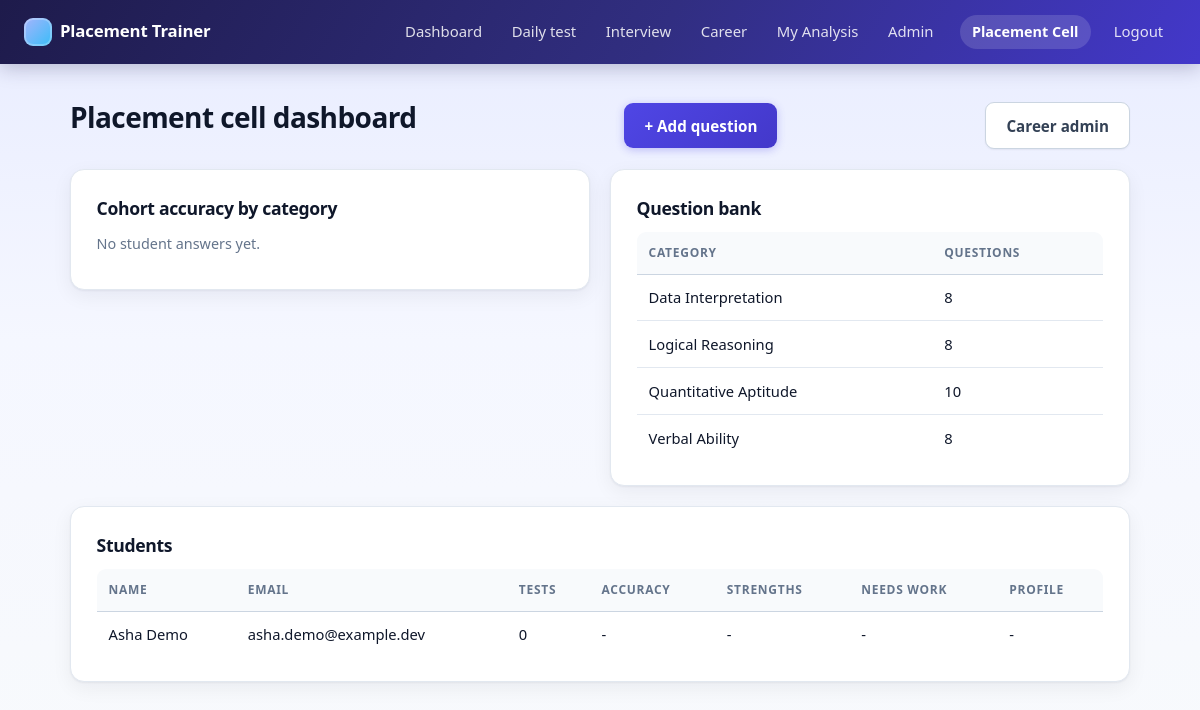
The page /admin (signed in) on the database its author committed.
### tables this page shows
CREATE TABLE users (
    id            INTEGER PRIMARY KEY AUTOINCREMENT,
    name          TEXT NOT NULL,
    email         TEXT UNIQUE NOT NULL,
    password_hash TEXT NOT NULL,
    role          TEXT NOT NULL DEFAULT 'student',
    created_at    TEXT DEFAULT CURRENT_TIMESTAMP
);

CREATE TABLE questions (
    id          INTEGER PRIMARY KEY AUTOINCREMENT,
    category    TEXT NOT NULL,
    difficulty  INTEGER NOT NULL DEFAULT 1,
    text        TEXT NOT NULL,
    option_a    TEXT NOT NULL,
    option_b    TEXT NOT NULL,
    option_c    TEXT NOT NULL,
    option_d    TEXT NOT NULL,
    answer      INTEGER NOT NULL,            -- index 0..3 of the correct option
    explanation TEXT DEFAULT ''
);

### app.py (the view)
@app.route("/admin")
@admin_required
def admin():
    db = get_db()
    students = db.execute(
        "SELECT id, name, email, created_at FROM users WHERE role = 'student' ORDER BY name").fetchall()
    rows = []
    for s in students:
        n = db.execute("SELECT COUNT(*) FROM attempts WHERE user_id = ?", (s["id"],)).fetchone()[0]
        rows.append({"student": s, "attempts": n, "analysis": ml.analyze_user(db, s["id"])})
    bank = db.execute("SELECT category, COUNT(*) AS n FROM questions GROUP BY category ORDER BY category").fetchall()
    return render_template("admin.html", rows=rows, bank=bank, cohort=ml.cohort_summary(db))

### app.py (called while the page is built)
def current_user():
    if "user" not in g:
        uid = session.get("user_id")
        g.user = get_db().execute("SELECT * FROM users WHERE id = ?", (uid,)).fetchone() if uid else None
    return g.user

def admin_required(view):
    @wraps(view)
    def wrapper(*args, **kwargs):
        user = current_user()
        if user is None:
            return redirect(url_for("login"))
        if user["role"] != "admin":
            abort(403)
        return view(*args, **kwargs)
    return wrapper

@app.context_processor
def inject_user():
    return {"me": current_user()}

### db.py (called while the page is built)
def get_db():
    if "db" not in g:
        g.db = sqlite3.connect(DB_PATH)
        g.db.row_factory = sqlite3.Row
        g.db.execute("PRAGMA foreign_keys = ON")
    return g.db

### ml.py (called while the page is built, shortened)
def _smoothed(correct, total):
    return (correct + PRIOR * PRIOR_WEIGHT) / (total + PRIOR_WEIGHT)

def _confidence(total):
    if total < 5:
        return "low"
    if total < RELIABLE_ANSWERS:
        return "medium"
    return "high"

def _load(conn):
    cats = [r["category"] for r in conn.execute(
        "SELECT DISTINCT category FROM questions ORDER BY category")]
    rows = conn.execute(
        """SELECT user_id, category, SUM(is_correct) AS correct, COUNT(*) AS total
           FROM attempt_answers GROUP BY user_id, category""").fetchall()
    stats = {(r["user_id"], r["category"]): (r["correct"], r["total"]) for r in rows}
    return cats, stats

def _history(conn, user_id):
    rows = conn.execute(
        "SELECT score, total FROM attempts WHERE user_id = ? ORDER BY created_at, id",
        (user_id,)).fetchall()
    return [100.0 * r["score"] / r["total"] for r in rows if r["total"]]

def _trend(history):
    if len(history) < 3:
        return None, None

def _cluster_profile(cats, stats, user_id):
    active = sorted({u for (u, _) in stats})
    if user_id not in active or len(active) < MIN_CLUSTER_USERS:
        return None

def cohort_summary(conn):
    rows = conn.execute(
        """SELECT category, COUNT(*) AS answered, SUM(is_correct) AS correct
           FROM attempt_answers GROUP BY category ORDER BY category""").fetchall()
    return [{
        "category": r["category"],
        "answered": r["answered"],
        "accuracy": round(100.0 * r["correct"] / r["answered"], 1),
    } for r in rows]

### templates/admin.html (shortened to what this page needs)
{% extends "base.html" %}
{% block content %}
<div class="quiz-head">
  <h1>Placement cell dashboard</h1>
  <a class="button-link" href="{{ url_for('admin_new_question') }}">+ Add question</a>
  <a class="button-link secondary" href="{{ url_for('admin_career') }}">Career admin</a>
</div>
<div class="grid-2">
  <section class="card">
    <h2>Cohort accuracy by category</h2>
    {% if cohort %}
    <table>
      <thead><tr><th>Category</th><th>Answers</th><th>Accuracy</th></tr></thead>
      <tbody>
      {% for c in cohort %}
        <tr><td>{{ c.category }}</td><td>{{ c.answered }}</td><td>{{ c.accuracy }}%</td></tr>
      {% endfor %}
      </tbody>
    </table>
    {% else %}<p class="muted">No student answers yet.</p>{% endif %}
  </section>
  <section class="card">
    <h2>Question bank</h2>
    <table>
      <thead><tr><th>Category</th><th>Questions</th></tr></thead>
      <tbody>
      {% for b in bank %}<tr><td>{{ b.category }}</td><td>{{ b.n }}</td></tr>{% endfor %}
      </tbody>
    </table>
  </section>
</div>
<section class="card">
  <h2>Students</h2>
  {% if rows %}
  <table>
    <thead>
      <tr><th>Name</th><th>Email</th><th>Tests</th><th>Accuracy</th><th>Strengths</th><th>Needs work</th><th>Profile</th></tr>
    </thead>
    <tbody>
    {% for r in rows %}
      <tr>
        <td>{{ r.student.name }}</td>
        <td>{{ r.student.email }}</td>
        <td>{{ r.attempts }}</td>
        <td>{{ r.analysis.raw_accuracy if r.analysis.raw_accuracy is not none else '-' }}{% if r.analysis.raw_accuracy is not none %}%{% endif %}</td>
        <td>{{ r.analysis.strengths | map(attribute='category') | join(', ') or '-' }}</td>
        <td>{{ r.analysis.weaknesses | map(attribute='category') | join(', ') or '-' }}</td>
        <td>{{ r.analysis.cluster.name if r.analysis.cluster else '-' }}</td>
      </tr>
    {% endfor %}
    </tbody>
  </table>
  {% else %}
    <p class="muted">No students have registered yet.</p>
  {% endif %}
</section>
{% endblock %}

### templates/base.html (shortened to what this page needs)
<!doctype html>
<html lang="en">
<head>
  <link rel="stylesheet" href="{{ url_for('static', filename='style.css') }}">
  <link rel="stylesheet" href="{{ url_for('static', filename='features.css') }}">
</head>
<body>
<header class="topbar">
  <a class="brand" href="{{ url_for('index') }}">Placement Trainer</a>
  <nav>
    {% if me %}
      <a href="{{ url_for('dashboard') }}">Dashboard</a>
      <a href="{{ url_for('daily_page') }}">Daily test</a>
      <a href="{{ url_for('interview_page') }}">Interview</a>
      <a href="{{ url_for('career_page') }}">Career</a>
      <a href="{{ url_for('analysis') }}">My Analysis</a>
      {% if me.role == 'admin' %}<a href="{{ url_for('admin') }}">Admin</a>{% endif %}
      <span class="who">{{ me.name }}</span>
      <a href="{{ url_for('logout') }}">Logout</a>
    {% else %}
      <a href="{{ url_for('login') }}">Login</a>
      <a href="{{ url_for('register') }}">Register</a>
    {% endif %}
  </nav>
</header>
<main class="container">
  {% block content %}{% endblock %}
</main>
</body>
</html>

### static/style.css (style rules this page uses)
:root { --primary: #4f46e5; --primary-dark: #4338ca; --primary-soft: #eef2ff; --accent: #0ea5e9; --ink: #0f172a; --ink-soft: #334155; --muted: #64748b; --line: #e2e8f0; --line-strong: #cbd5e1; --surface: #ffffff; --bg: #f5f7ff; --success: #16a34a; --danger: #dc2626; --warning: #d97706; --neutral: #94a3b8; --radius: 14px; --radius-sm: 9px; --shadow-sm: 0 1px 2px rgba(15, 23, 42, 0.06); --shadow: 0 1px 2px rgba(15, 23, 42, 0.05), 0 6px 20px rgba(15, 23, 42, 0.06); --shadow-lg: 0 10px 30px rgba(79, 70, 229, 0.18); --focus-ring: 0 0 0 3px rgba(79, 70, 229, 0.28); }
* { box-sizing: border-box; }
html { -webkit-text-size-adjust: 100%; }
html { min-height: 100%; background: linear-gradient(180deg, #e8ecff 0, #f5f7ff 340px, #f8fafc 100%) no-repeat; }
body { margin: 0; min-height: 100vh; font-family: system-ui, -apple-system, "Segoe UI", Roboto, "Helvetica Neue", Arial, sans-serif; font-size: 15px; line-height: 1.6; color: var(--ink); -webkit-font-smoothing: antialiased; }
h1, h2 { color: var(--ink); margin: 0 0 0.6rem; letter-spacing: -0.02em; }
h1 { font-size: 1.75rem; font-weight: 750; line-height: 1.25; }
h2 { font-size: 1.1rem; font-weight: 650; }
p { margin: 0 0 0.8rem; }
a { color: var(--primary); text-decoration: none; font-weight: 500; transition: color 0.15s ease; }
.topbar { position: sticky; top: 0; z-index: 10; display: flex; justify-content: space-between; align-items: center; flex-wrap: wrap; gap: 0.5rem 1rem; padding: 0.85rem 1.5rem; background: linear-gradient(120deg, #1e1b4b 0%, #312e81 55%, #4338ca 100%); color: #fff; box-shadow: 0 4px 18px rgba(30, 27, 75, 0.25); }
.topbar .brand { display: inline-flex; align-items: center; gap: 0.5rem; margin: 0; font-size: 1.05rem; font-weight: 750; letter-spacing: -0.01em; color: #fff; text-decoration: none; }
.topbar .brand::before { content: ""; width: 28px; height: 28px; border-radius: 9px; background: linear-gradient(135deg, #a5b4fc, #38bdf8); box-shadow: inset 0 0 0 2px rgba(255, 255, 255, 0.25); }
.topbar nav { display: flex; align-items: center; flex-wrap: wrap; gap: 0.25rem; }
.topbar nav a { color: rgba(255, 255, 255, 0.85); font-weight: 500; font-size: 0.93rem; padding: 0.4rem 0.8rem; border-radius: 999px; text-decoration: none; transition: background 0.15s ease, color 0.15s ease; }
.topbar .who { margin: 0 0.4rem 0 0.6rem; padding: 0.35rem 0.75rem; border-radius: 999px; background: rgba(255, 255, 255, 0.14); color: #fff; font-size: 0.9rem; font-weight: 600; }
.container { max-width: 1100px; margin: 2rem auto 3rem; padding: 0 1.25rem; }
.grid-2 { display: grid; grid-template-columns: repeat(2, minmax(0, 1fr)); gap: 1.25rem; align-items: start; }
.card { position: relative; background: var(--surface); border: 1px solid var(--line); border-radius: var(--radius); padding: 1.5rem 1.6rem; box-shadow: var(--shadow); margin-bottom: 1.25rem; }
button, .button-link { display: inline-flex; align-items: center; justify-content: center; gap: 0.4rem; margin-top: 0.4rem; padding: 0.65rem 1.25rem; font: inherit; font-size: 0.95rem; font-weight: 600; color: #fff; background: linear-gradient(135deg, var(--primary) 0%, var(--primary-dark) 100%); border: 0; border-radius: var(--radius-sm); box-shadow: 0 2px 8px rgba(79, 70, 229, 0.3); cursor: pointer; text-decoration: none; transition: transform 0.12s ease, box-shadow 0.15s ease, filter 0.15s ease; }
.button-link.secondary { color: var(--ink-soft); background: #fff; border: 1px solid var(--line-strong); box-shadow: var(--shadow-sm); }
table { width: 100%; border-collapse: separate; border-spacing: 0; font-size: 0.92rem; }
th, td { text-align: left; padding: 0.7rem 0.75rem; border-bottom: 1px solid var(--line); vertical-align: top; }
th { font-size: 0.75rem; font-weight: 700; text-transform: uppercase; letter-spacing: 0.06em; color: var(--muted); background: #f8fafc; border-bottom: 1px solid var(--line-strong); }
th:first-child { border-top-left-radius: var(--radius-sm); }
th:last-child { border-top-right-radius: var(--radius-sm); }
tbody tr { transition: background 0.12s ease; }
tbody tr:last-child td { border-bottom: 0; }
.muted { color: var(--muted); font-size: 0.9rem; }
.card .muted { margin-bottom: 0.6rem; }
.quiz-head { display: flex; justify-content: space-between; align-items: center; flex-wrap: wrap; gap: 1rem; margin-bottom: 1.25rem; }

### rows shown on the page
users: name "Placement Cell"
questions: category "Quantitative Aptitude", n "10"
users: student.name "Asha Demo", student.email "asha.demo@example.dev"

### other values the page prints
{{ b.category }} "Data Interpretation" "Logical Reasoning" "Verbal Ability"
{{ b.n }} "8" "8" "8"
{{ r.attempts }} "0"
{{ r.analysis.strengths | map(attribute='category') | join(', ') or '-' }} "-"
{{ r.analysis.weaknesses | map(attribute='category') | join(', ') or '-' }} "-"
{{ r.analysis.cluster.name if r.analysis.cluster else '-' }} "-"
